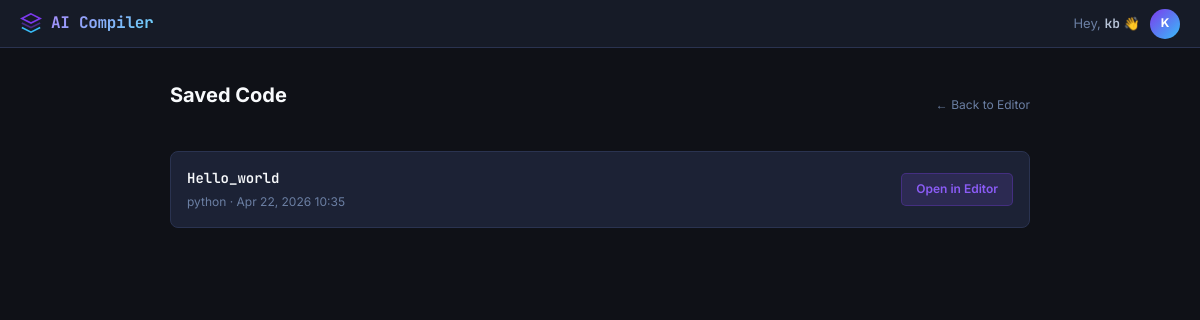
The app's page /history (signed in) with its own data.
### app/models.py (models this page shows)
class User(db.Model, UserMixin):
    id = db.Column(db.Integer, primary_key=True)
    username = db.Column(db.String(150), unique=True, nullable=False)
    password = db.Column(db.String(150), nullable=False)
    saved_codes = db.relationship('CodeHistory', backref='author', lazy=True)

class CodeHistory(db.Model):
    id = db.Column(db.Integer, primary_key=True)
    filename = db.Column(db.String(100), nullable=False)
    content = db.Column(db.Text, nullable=False)
    language = db.Column(db.String(20), nullable=False)
    timestamp = db.Column(db.DateTime, default=datetime.utcnow)
    user_id = db.Column(db.Integer, db.ForeignKey('user.id'), nullable=False)

### app/compiler.py (the view)
@compiler.route('/history')
@login_required
def history():
    user_codes = CodeHistory.query.filter_by(user_id=current_user.id).order_by(CodeHistory.timestamp.desc()).all()
    return render_template('history.html', codes=user_codes)

### app/templates/history.html
{% extends "base.html" %}
{% block content %}
<div class="history-shell">
<div class="history-container">
    <div style="display:flex;align-items:center;justify-content:space-between;margin-bottom:20px;">
        <div class="history-title">Saved Code</div>
        <a href="{{ url_for('compiler.index') }}" style="font-size:12px;color:var(--text-3);text-decoration:none;">
            ← Back to Editor
        </a>
    </div>
    <div class="history-grid">
        {% for code in codes %}
        <div class="history-card">
            <div>
                <div class="history-card-name">{{ code.filename }}</div>
                <div class="history-card-meta">{{ code.language }} · {{ code.timestamp.strftime('%b %d, %Y  %H:%M') }}</div>
            </div>
            <a href="/?load={{ code.id }}" class="history-card-load">Open in Editor</a>
        </div>
        {% else %}
        <div style="text-align:center;padding:60px 0;color:var(--text-3);font-size:13px;">
            No saved code yet. Write something and click <strong>Save</strong>.
        </div>
        {% endfor %}
    </div>
</div>
</div>
{% endblock %}

### app/templates/base.html (shortened to what this page needs)
<!DOCTYPE html>
<html lang="en">
<head>
    <link rel="stylesheet" href="{{ url_for('static', filename='style.css') }}">
</head>
<body>
<nav class="navbar">
    <div class="nav-left">
        <a href="/" class="nav-logo">
            <svg width="22" height="22" viewBox="0 0 24 24" fill="none">
                <path d="M12 2L2 7l10 5 10-5-10-5z" stroke="#7c3aed" stroke-width="1.8" fill="none"/>
                <path d="M2 17l10 5 10-5" stroke="#38bdf8" stroke-width="1.8" fill="none"/>
                <path d="M2 12l10 5 10-5" stroke="#7c3aed" stroke-width="1.8" fill="none" opacity="0.5"/>
            </svg>
            <span class="nav-logo-text">AI Compiler</span>
        </a>
    </div>
    <div class="nav-right">
        {% if current_user.is_authenticated %}
            <span class="nav-greeting">Hey, <span class="nav-greeting-name">{{ current_user.username }}</span> 👋</span>
            <div class="avatar-wrap" id="avatarWrap">
                <div class="avatar" id="avatarBtn">
                    {{ current_user.username[0] | upper }}
                </div>
            </div>
        {% else %}
            <a href="{{ url_for('auth.login') }}" class="nav-link">Login</a>
            <a href="{{ url_for('auth.register') }}" class="nav-btn">Sign Up</a>
        {% endif %}
    </div>
</nav>
{% block content %}{% endblock %}
</body>
</html>

### app/static/style.css (style rules this page uses)
:root { --bg: #0f1117; --surface-1: #161b27; --surface-2: #1c2235; --surface-3: #232b42; --border: #2a3350; --border-hi: #3a4668; --violet: #8b5cf6; --violet-lo: rgba(139, 92, 246, 0.15); --cyan: #38bdf8; --cyan-lo: rgba(56, 189, 248, 0.12); --green: #34d399; --red: #f87171; --amber: #fbbf24; --pink: #f472b6; --text-1: #f8fafc; --text-2: #b8c4d8; --text-3: #6b7fa3; --syn-keyword: #d4a4fb; --syn-def: #67d2f8; --syn-string: #6ee7b7; --syn-number: #fdba74; --syn-comment: #4a6080; --nav-h: 48px; --radius: 8px; --radius-sm: 5px; }
*, *::before, *::after { box-sizing: border-box; margin: 0; padding: 0; }
html, body { height: 100%; overflow: hidden; }
body { background: var(--bg); color: var(--text-1); font-family: 'Inter', system-ui, sans-serif; font-size: 15px; line-height: 1.55; -webkit-font-smoothing: antialiased; }
.navbar { height: var(--nav-h); display: flex; align-items: center; justify-content: space-between; padding: 0 20px; background: var(--surface-1); border-bottom: 1px solid var(--border); position: relative; z-index: 100; }
.nav-logo { display: flex; align-items: center; gap: 9px; text-decoration: none; }
.nav-logo-text { font-family: 'JetBrains Mono', monospace; font-weight: 700; font-size: 16px; background: linear-gradient(135deg, #a78bfa 0%, #67d2f8 100%); -webkit-background-clip: text; -webkit-text-fill-color: transparent; background-clip: text; letter-spacing: -0.3px; }
.nav-left, .nav-right { display: flex; align-items: center; gap: 6px; }
.nav-greeting { font-size: 13px; color: var(--text-3); font-weight: 400; margin-right: 4px; white-space: nowrap; }
.nav-greeting-name { font-weight: 600; color: var(--text-2); font-family: 'JetBrains Mono', monospace; }
.avatar-wrap { position: relative; }
.avatar { width: 30px; height: 30px; border-radius: 50%; background: linear-gradient(135deg, #7c3aed, #38bdf8); color: #fff; font-size: 12px; font-weight: 700; display: flex; align-items: center; justify-content: center; cursor: pointer; user-select: none; transition: box-shadow 0.2s; font-family: 'Inter', sans-serif; }
.history-shell { height: calc(100vh - var(--nav-h)); overflow-y: auto; background: var(--bg); padding: 32px 24px; }
.history-container { max-width: 860px; margin: 0 auto; }
.history-title { font-size: 20px; font-weight: 700; color: var(--text-1); margin-bottom: 20px; }
.history-grid { display: flex; flex-direction: column; gap: 10px; }
.history-card { background: var(--surface-2); border: 1px solid var(--border); border-radius: var(--radius); padding: 16px; display: flex; align-items: center; justify-content: space-between; transition: border-color 0.15s; }
.history-card-name { font-family: 'JetBrains Mono', monospace; font-size: 14px; font-weight: 600; color: var(--text-1); }
.history-card-meta { font-size: 12px; color: var(--text-3); margin-top: 3px; }
.history-card-load { padding: 6px 14px; background: var(--violet-lo); color: var(--violet); border: 1px solid rgba(124, 58, 237, 0.3); border-radius: var(--radius-sm); font-size: 12px; font-weight: 600; text-decoration: none; transition: background 0.15s; white-space: nowrap; }

### records on screen
User: username "kb", username "K"
CodeHistory: filename "Hello_world", language "python", timestamp "Apr 22, 2026 10:35"
